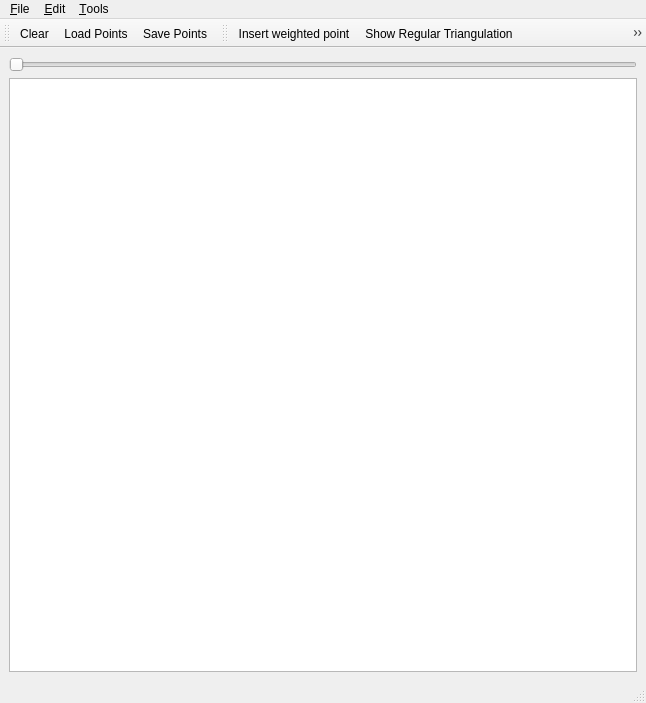
<?xml version="1.0" encoding="UTF-8"?>
<ui version="4.0">
 <author>GeometryFactory</author>
 <class>Optimal_transportation</class>
 <widget class="QMainWindow" name="Optimal_transportation">
  <property name="geometry">
   <rect>
    <x>0</x>
    <y>0</y>
    <width>646</width>
    <height>703</height>
   </rect>
  </property>
  <property name="windowTitle">
   <string>Optimal transportation</string>
  </property>
  <property name="windowIcon">
   <iconset resource="resources/CGAL.qrc">
    <normaloff>:/cgal/logos/cgal_icon</normaloff>:/cgal/logos/cgal_icon</iconset>
  </property>
  <widget class="QWidget" name="centralwidget">
   <layout class="QGridLayout">
    <item row="0" column="0">
     <widget class="QSlider" name="timeSlider">
      <property name="maximum">
       <number>100</number>
      </property>
      <property name="orientation">
       <enum>Qt::Horizontal</enum>
      </property>
     </widget>
    </item>
    <item row="1" column="0">
     <widget class="QGraphicsView" name="graphicsView"/>
    </item>
   </layout>
  </widget>
  <widget class="QStatusBar" name="statusbar"/>
  <widget class="QToolBar" name="fileToolBar">
   <property name="windowTitle">
    <string>File Tools</string>
   </property>
   <attribute name="toolBarArea">
    <enum>TopToolBarArea</enum>
   </attribute>
   <attribute name="toolBarBreak">
    <bool>false</bool>
   </attribute>
   <addaction name="actionClear"/>
   <addaction name="actionLoadPoints"/>
   <addaction name="actionSavePoints"/>
  </widget>
  <widget class="QToolBar" name="toolBar">
   <property name="windowTitle">
    <string>Visualization Tools</string>
   </property>
   <attribute name="toolBarArea">
    <enum>TopToolBarArea</enum>
   </attribute>
   <attribute name="toolBarBreak">
    <bool>false</bool>
   </attribute>
   <addaction name="actionInsertPoint"/>
   <addaction name="actionShowRegular"/>
   <addaction name="actionShowPowerdiagram"/>
   <addaction name="actionRecenter"/>
  </widget>
  <widget class="QMenuBar" name="menubar">
   <property name="geometry">
    <rect>
     <x>0</x>
     <y>0</y>
     <width>646</width>
     <height>25</height>
    </rect>
   </property>
   <widget class="QMenu" name="menuFile">
    <property name="title">
     <string>&amp;File</string>
    </property>
    <addaction name="separator"/>
    <addaction name="actionClear"/>
    <addaction name="actionLoadPoints"/>
    <addaction name="actionSavePoints"/>
    <addaction name="separator"/>
    <addaction name="actionQuit"/>
   </widget>
   <widget class="QMenu" name="menuEdit">
    <property name="title">
     <string>&amp;Edit</string>
    </property>
    <addaction name="actionInsertRandomPoints"/>
    <addaction name="actionLloydStep"/>
    <addaction name="actionFPAurenhammerStep"/>
    <addaction name="actionShowColoredPowerDiagram"/>
   </widget>
   <widget class="QMenu" name="menuTools">
    <property name="title">
     <string>&amp;Tools</string>
    </property>
    <addaction name="actionDisplayGradients"/>
   </widget>
   <addaction name="menuFile"/>
   <addaction name="menuEdit"/>
   <addaction name="menuTools"/>
  </widget>
  <action name="actionAbout">
   <property name="text">
    <string>&amp;About</string>
   </property>
  </action>
  <action name="actionAboutCGAL">
   <property name="text">
    <string>About &amp;CGAL</string>
   </property>
  </action>
  <action name="actionQuit">
   <property name="text">
    <string>&amp;Quit</string>
   </property>
   <property name="shortcut">
    <string>Ctrl+Q</string>
   </property>
  </action>
  <action name="actionInsertRandomPoints">
   <property name="text">
    <string>&amp;Insert random points</string>
   </property>
   <property name="shortcut">
    <string>Ctrl+I</string>
   </property>
  </action>
  <action name="actionInsertPoint">
   <property name="checkable">
    <bool>true</bool>
   </property>
   <property name="checked">
    <bool>false</bool>
   </property>
   <property name="icon">
    <iconset resource="resources/Input.qrc">
     <normaloff>:/cgal/Input/inputPoint.png</normaloff>:/cgal/Input/inputPoint.png</iconset>
   </property>
   <property name="text">
    <string>&amp;Insert weighted point</string>
   </property>
   <property name="toolTip">
    <string>Insert weighted point</string>
   </property>
   <property name="statusTip">
    <string>Left: Insert vtx</string>
   </property>
  </action>
  <action name="actionClear">
   <property name="enabled">
    <bool>true</bool>
   </property>
   <property name="icon">
    <iconset resource="resources/File.qrc">
     <normaloff>:/cgal/fileToolbar/fileNew.png</normaloff>:/cgal/fileToolbar/fileNew.png</iconset>
   </property>
   <property name="text">
    <string>&amp;Clear</string>
   </property>
   <property name="shortcut">
    <string>Ctrl+C</string>
   </property>
  </action>
  <action name="actionShowPowerdiagram">
   <property name="checkable">
    <bool>true</bool>
   </property>
   <property name="checked">
    <bool>false</bool>
   </property>
   <property name="icon">
    <iconset>
     <normaloff>:/cgal/Optimal_transport_2/Voronoi_diagram_2.png</normaloff>:/cgal/Optimal_transport_2/Voronoi_diagram_2.png</iconset>
   </property>
   <property name="text">
    <string>Show &amp;Voronoi Diagram</string>
   </property>
   <property name="shortcut">
    <string>Ctrl+V</string>
   </property>
  </action>
  <action name="actionShowRegular">
   <property name="checkable">
    <bool>true</bool>
   </property>
   <property name="icon">
    <iconset>
     <normaloff>:/cgal/Optimal_transport_2/Delaunay_triangulation_2.png</normaloff>:/cgal/Optimal_transport_2/Delaunay_triangulation_2.png</iconset>
   </property>
   <property name="text">
    <string>Show &amp;Regular Triangulation</string>
   </property>
   <property name="shortcut">
    <string>Ctrl+D</string>
   </property>
  </action>
  <action name="actionLoadPoints">
   <property name="icon">
    <iconset resource="resources/File.qrc">
     <normaloff>:/cgal/fileToolbar/fileOpen.png</normaloff>:/cgal/fileToolbar/fileOpen.png</iconset>
   </property>
   <property name="text">
    <string>&amp;Load Points...</string>
   </property>
   <property name="shortcut">
    <string>Ctrl+L</string>
   </property>
  </action>
  <action name="actionSavePoints">
   <property name="icon">
    <iconset resource="resources/File.qrc">
     <normaloff>:/cgal/fileToolbar/fileSave.png</normaloff>:/cgal/fileToolbar/fileSave.png</iconset>
   </property>
   <property name="text">
    <string>&amp;Save Points...</string>
   </property>
   <property name="shortcut">
    <string>Ctrl+S</string>
   </property>
  </action>
  <action name="actionRecenter">
   <property name="icon">
    <iconset resource="resources/Input.qrc">
     <normaloff>:/cgal/Input/zoom-best-fit</normaloff>:/cgal/Input/zoom-best-fit</iconset>
   </property>
   <property name="text">
    <string>Re&amp;center the viewport</string>
   </property>
   <property name="shortcut">
    <string>Ctrl+R</string>
   </property>
  </action>
  <action name="actionLloydStep">
   <property name="text">
    <string>Lloyd step</string>
   </property>
   <property name="shortcut">
    <string>Ctrl+Shift+L</string>
   </property>
  </action>
  <action name="actionFPAurenhammerStep">
   <property name="text">
    <string>Fixed-point Aurenhammer step</string>
   </property>
   <property name="shortcut">
    <string>Ctrl+Shift+A</string>
   </property>
  </action>
  <action name="actionShowColoredPowerDiagram">
   <property name="text">
    <string>Show colored Power diagram</string>
   </property>
  </action>
  <action name="actionDisplayGradients">
   <property name="checkable">
    <bool>true</bool>
   </property>
   <property name="checked">
    <bool>true</bool>
   </property>
   <property name="text">
    <string>Display gradients...</string>
   </property>
  </action>
 </widget>
 <resources>
  <include location="resources/Optimal_transportation.qrc"/>
  <include location="resources/File.qrc"/>
  <include location="resources/CGAL.qrc"/>
  <include location="resources/Input.qrc"/>
 </resources>
 <connections>
  <connection>
   <sender>timeSlider</sender>
   <signal>valueChanged(int)</signal>
   <receiver>Optimal_transportation</receiver>
   <slot>on_time_changed(int)</slot>
   <hints>
    <hint type="sourcelabel">
     <x>426</x>
     <y>85</y>
    </hint>
    <hint type="destinationlabel">
     <x>422</x>
     <y>-17</y>
    </hint>
   </hints>
  </connection>
 </connections>
 <slots>
  <slot>on_time_changed(int)</slot>
 </slots>
</ui>
